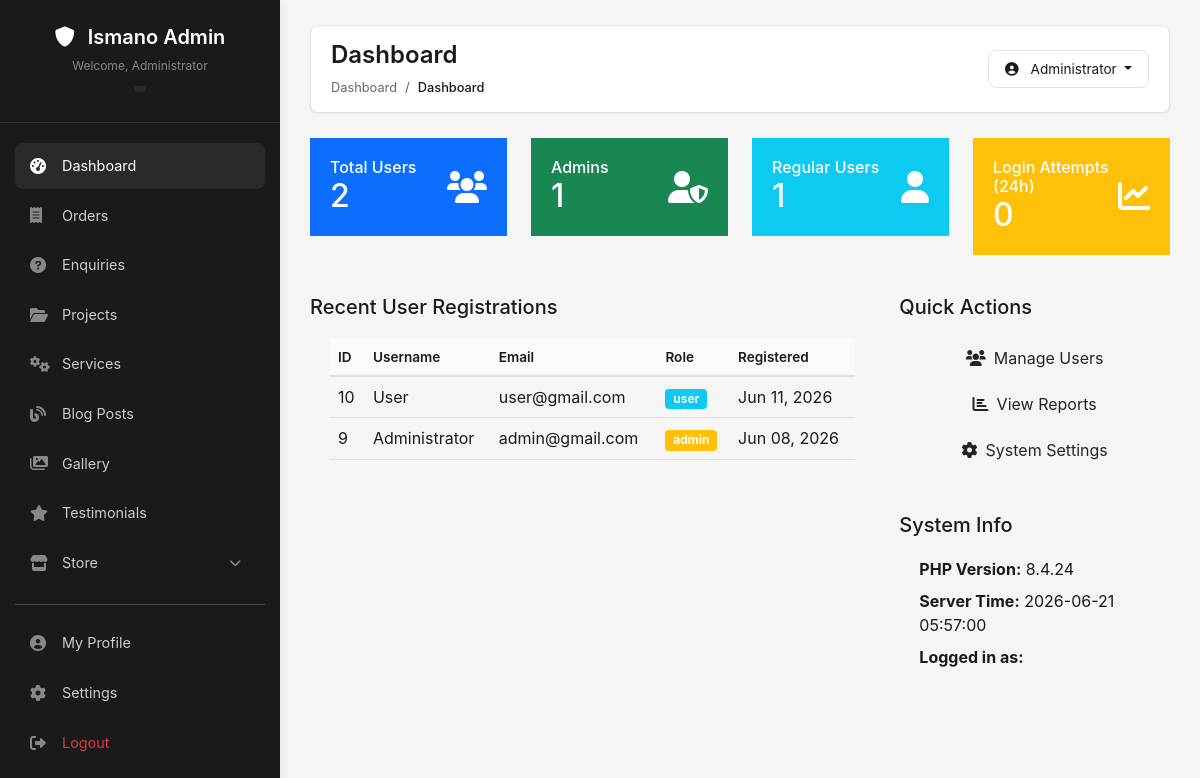
/public/admin/dashboard.php (signed in), run on the app's committed database.
### tables this page shows
CREATE TABLE `users` (
  `id` int NOT NULL,
  `username` varchar(50) NOT NULL,
  `email` varchar(100) NOT NULL,
  `password_hash` varchar(255) NOT NULL,
  `role_id` int NOT NULL,
  `is_active` tinyint(1) DEFAULT '1',
  `email_verified` tinyint(1) DEFAULT '0',
  `verification_token` varchar(255) DEFAULT NULL,
  `reset_token` varchar(255) DEFAULT NULL,
  `reset_token_expires` datetime DEFAULT NULL,
  `created_at` timestamp NULL DEFAULT CURRENT_TIMESTAMP,
  `updated_at` timestamp NULL DEFAULT CURRENT_TIMESTAMP ON UPDATE CURRENT_TIMESTAMP
);

CREATE TABLE `roles` (
  `id` int NOT NULL,
  `role_name` varchar(50) NOT NULL,
  `created_at` timestamp NULL DEFAULT CURRENT_TIMESTAMP
);

### public/admin/dashboard.php (the view, shortened to what this page needs)
<?php
require_once __DIR__ . '/../../app/config/db_connect.php';
$stmt = $pdo->query("SELECT COUNT(*) as total FROM users");
$totalUsers = $stmt->fetch()['total'];
$stmt = $pdo->query("SELECT COUNT(*) as total FROM users WHERE role_id = 2");
$totalAdmins = $stmt->fetch()['total'];
$stmt = $pdo->query("SELECT COUNT(*) as total FROM users WHERE role_id = 3");
$totalRegularUsers = $stmt->fetch()['total'];
$stmt = $pdo->query("SELECT COUNT(*) as total FROM login_attempts WHERE attempt_time > DATE_SUB(NOW(), INTERVAL 24 HOUR)");
$loginAttempts24h = $stmt->fetch()['total'];
?>
<div class="row mb-4">
    <div class="col-md-3 mb-3">
        <div class="card-modern bg-primary text-white">
            <div class="card-body">
                <div class="d-flex justify-content-between align-items-center">
                    <div>
                        <h6 class="mb-0">Total Users</h6>
                        <h2 class="mb-0"><?php echo $totalUsers; ?></h2>
                    </div>
                    <i class="fas fa-users fa-2x"></i>
                </div>
            </div>
        </div>
    </div>
    <div class="col-md-3 mb-3">
        <div class="card-modern bg-success text-white">
            <div class="card-body">
                <div class="d-flex justify-content-between align-items-center">
                    <div>
                        <h6 class="mb-0">Admins</h6>
                        <h2 class="mb-0"><?php echo $totalAdmins; ?></h2>
                    </div>
                    <i class="fas fa-user-shield fa-2x"></i>
                </div>
            </div>
        </div>
    </div>
    <div class="col-md-3 mb-3">
        <div class="card-modern bg-info text-white">
            <div class="card-body">
                <div class="d-flex justify-content-between align-items-center">
                    <div>
                        <h6 class="mb-0">Regular Users</h6>
                        <h2 class="mb-0"><?php echo $totalRegularUsers; ?></h2>
                    </div>
                    <i class="fas fa-user fa-2x"></i>
                </div>
            </div>
        </div>
    </div>
    <div class="col-md-3 mb-3">
        <div class="card-modern bg-warning text-white">
            <div class="card-body">
                <div class="d-flex justify-content-between align-items-center">
                    <div>
                        <h6 class="mb-0">Login Attempts (24h)</h6>
                        <h2 class="mb-0"><?php echo $loginAttempts24h; ?></h2>
                    </div>
                    <i class="fas fa-chart-line fa-2x"></i>
                </div>
            </div>
        </div>
    </div>
</div>
<div class="row">
    <div class="col-md-8 mb-4">
        <div class="card-modern">
            <div class="card-header-modern">
                <h5 class="mb-0">Recent User Registrations</h5>
            </div>
            <div class="card-body">
                <div class="table-responsive">
                    <table class="table table-hover">
                        <thead>
                            <tr>
                                <th>ID</th>
                                <th>Username</th>
                                <th>Email</th>
                                <th>Role</th>
                                <th>Registered</th>
                            </tr>
                        </thead>
                        <tbody>
                            <?php
                            $stmt = $pdo->query("SELECT u.*, r.role_name FROM users u JOIN roles r ON u.role_id = r.id ORDER BY u.created_at DESC LIMIT 5");
                            while ($user = $stmt->fetch()):
                            ?>
                            <tr>
                                <td><?php echo $user['id']; ?></td>
                                <td><?php echo htmlspecialchars($user['username']); ?></td>
                                <td><?php echo htmlspecialchars($user['email']); ?></td>
                                <td>
                                    <span class="badge bg-<?php echo $user['role_id'] == 1 ? 'danger' : ($user['role_id'] == 2 ? 'warning' : 'info'); ?>">
                                        <?php echo $user['role_name']; ?>
                                    </span>
                                </td>
                                <td><?php echo date('M d, Y', strtotime($user['created_at'])); ?></td>
                            </tr>
                            <?php endwhile; ?>
                        </tbody>
                    </table>
                </div>
            </div>
        </div>
    </div>
    <div class="col-md-4 mb-4">
        <div class="card-modern">
            <div class="card-header-modern">
                <h5 class="mb-0">Quick Actions</h5>
            </div>
            <div class="card-body">
                <div class="d-grid gap-2">
                    <button class="btn btn-primary-modern" onclick="window.location.href='/Modern/public/admin/users.php'">
                        <i class="fas fa-users me-2"></i>Manage Users
                    </button>
                    <button class="btn btn-success-modern">
                        <i class="fas fa-chart-bar me-2"></i>View Reports
                    </button>
                    <button class="btn btn-info-modern">
                        <i class="fas fa-cog me-2"></i>System Settings
                    </button>
                </div>
            </div>
        </div>
        <div class="card-modern mt-4">
            <div class="card-header-modern">
                <h5 class="mb-0">System Info</h5>
            </div>
            <div class="card-body">
                <ul class="list-unstyled">
                    <li class="mb-2">
                        <strong>PHP Version:</strong> <?php echo phpversion(); ?>
                    </li>
                    <li class="mb-2">
                        <strong>Server Time:</strong> <?php echo date('Y-m-d H:i:s'); ?>
                    </li>
                    <li class="mb-2">
                        <strong>Logged in as:</strong> <?php echo $_SESSION['role']; ?>
                    </li>
                </ul>
            </div>
        </div>
    </div>
</div>
<?php
include __DIR__ . '/../templates/admin/layout.php';
?>

### public/templates/admin/layout.php (style rules this page uses)
* { margin: 0; padding: 0; box-sizing: border-box; }
body { font-family: -apple-system, BlinkMacSystemFont, 'Segoe UI', Roboto, 'Helvetica Neue', Arial, sans-serif; background: #f5f5f5; color: #1a1a1a; overflow-x: hidden; }
.card-body { padding: 20px; }
.table { color: #1a1a1a; margin-bottom: 0; }
.table thead th { background: #fafafa; border-bottom: 2px solid #e0e0e0; font-weight: 600; font-size: 0.85rem; }
.table-responsive { overflow-x: auto; -webkit-overflow-scrolling: touch; }

### data on the page
users: id "10", username "User", email "user@gmail.com", role.role_name "user", created_at "Jun 11, 2026"
users: id "9", username "Administrator", email "admin@gmail.com", role.role_name "admin", created_at "Jun 08, 2026"

### other printed values
$_SESSION['username'] "Administrator"
$page_title "Dashboard"
$crumb['label'] "Dashboard"
$totalUsers "2"
$totalAdmins "1"
$totalRegularUsers "1"
$loginAttempts24h "0"
phpversion() "8.4.24"
